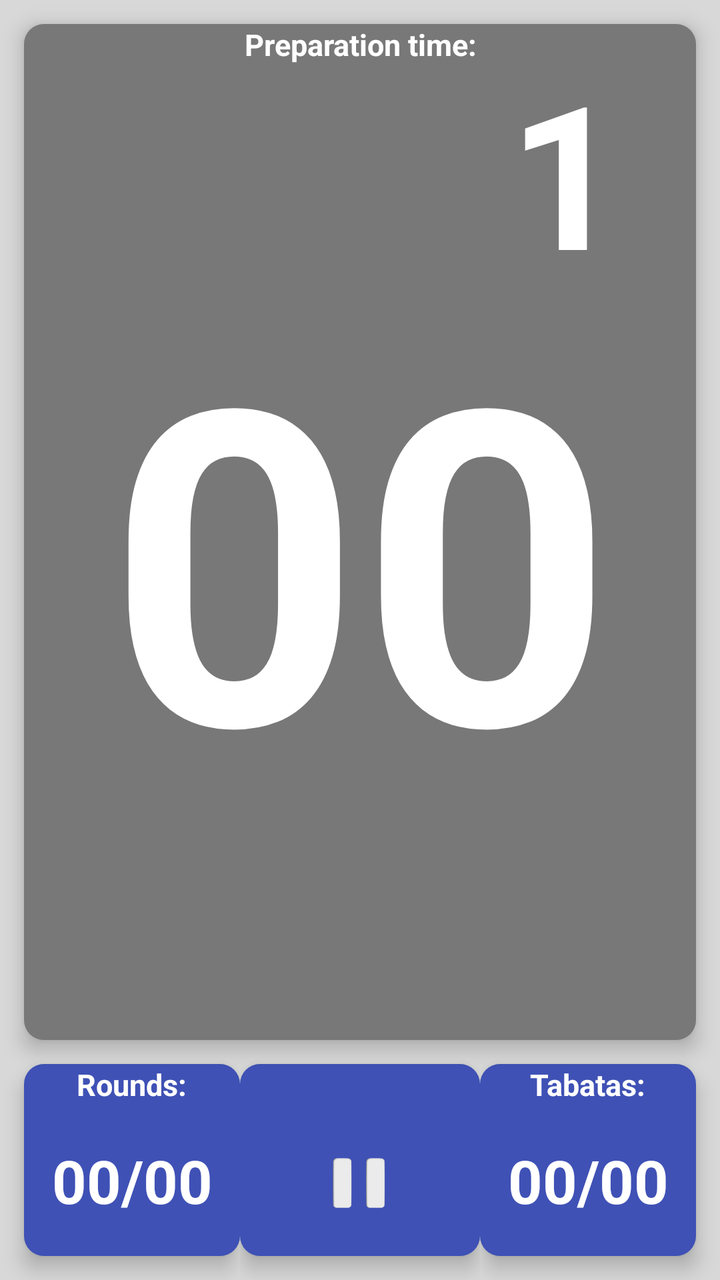
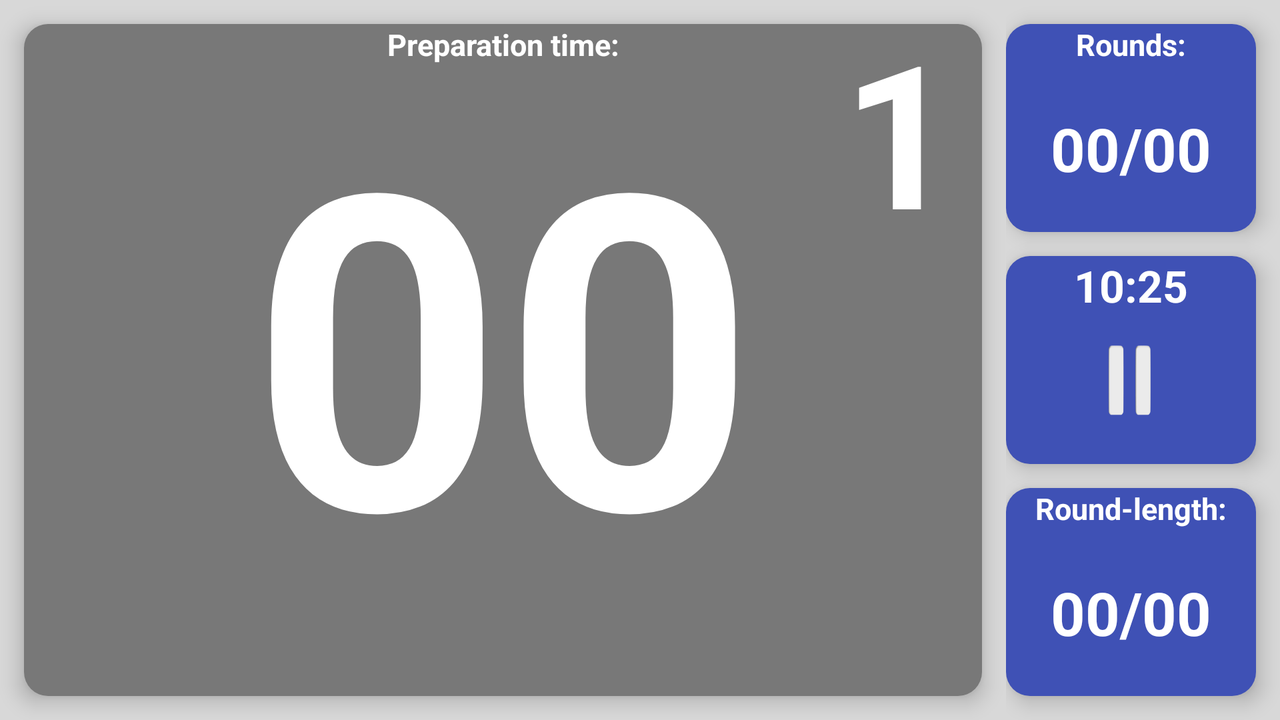

Two renders of one Android screen. The first uses the default layout on a phone; the second uses the alternative layout the repository ships for a different screen configuration, on a matching device. The two XML files are below.
<!-- AndroidManifest.xml: activity theme Theme.AppCompat.Light.NoActionBar -->
<!-- res/layout/activity_custom.xml -->
<?xml version="1.0" encoding="utf-8"?>
<LinearLayout xmlns:android="http://schemas.android.com/apk/res/android"
    xmlns:tools="http://schemas.android.com/tools"
    xmlns:app="http://schemas.android.com/apk/res-auto"
    android:clipToPadding="false"
    android:layout_width="match_parent"
    android:layout_height="match_parent"
    android:orientation="vertical"
    android:background="@drawable/background"
    tools:context="com.machy1979ii.intervaltimer.CustomActivity"
    android:id="@+id/activity_custom">

    <LinearLayout
        android:orientation="vertical"
        android:layout_width="match_parent"
        android:layout_height="match_parent">



        <LinearLayout

            android:orientation="vertical"
            android:elevation="@dimen/velikostStinu"
            android:background="@drawable/backgroundcolorcaspripravy"

            android:layout_marginLeft="@dimen/velikostMezery"
            android:layout_marginRight="@dimen/velikostMezery"
            android:layout_marginTop="@dimen/velikostMezery"

            android:layout_width="match_parent"
            android:layout_height="0dp"
            android:layout_weight="1"
            android:id="@+id/dlazdiceHlavniCas" >



            <TextView
                android:id="@+id/textViewBeziciCasNadpis"
                android:layout_width="wrap_content"
                android:layout_height="wrap_content"
                android:layout_gravity="center"
                android:gravity="center"
                android:text="@string/nadpisCasPripravy"
                android:textColor="@color/colorPisma"
                android:textSize="@dimen/velikostTextuNadpis"
                android:textStyle="bold" />

            <RelativeLayout xmlns:android="http://schemas.android.com/apk/res/android"
                android:layout_width="match_parent"
                android:layout_height="match_parent">



                <androidx.appcompat.widget.AppCompatTextView
                    android:includeFontPadding="false"
                    android:id="@+id/textViewBeziciCasCisloKola"
                    android:layout_width="wrap_content"
                    android:layout_height="wrap_content"
                    android:layout_marginLeft="@dimen/velikostMezeryPismaOdpocitavace"
                    android:layout_marginRight="@dimen/velikostMezeryPismaOdpocitavace"
                    android:layout_alignParentRight="true"
                    android:layout_alignParentTop="true"
                    android:text="1"
                    android:textColor="@color/colorPisma"
                    android:textSize="@dimen/velikostCasuOdpocitavaniCtyri"
                    android:textStyle="bold"
                    android:maxLines="1"
                    app:autoSizeTextType="uniform"
                    app:autoSizeMaxTextSize="@dimen/velikostCasuOdpocitavaniDva"
                    app:autoSizeMinTextSize="6dp"
                    app:autoSizeStepGranularity="2sp"
                    />

            <androidx.appcompat.widget.AppCompatTextView
                android:id="@+id/textViewBeziciCas"
                android:layout_width="match_parent"
                android:layout_height="match_parent"
                android:layout_marginLeft="@dimen/velikostMezeryPismaOdpocitavace"
                android:layout_marginRight="@dimen/velikostMezeryPismaOdpocitavace"
                android:gravity="center"
                android:text="00"
                android:textColor="@color/colorPisma"
                android:textSize="@dimen/velikostCasuOdpocitavaniDva"
                android:textStyle="bold"
                android:maxLines="1"
                app:autoSizeTextType="uniform"
                app:autoSizeMaxTextSize="@dimen/velikostCasuOdpocitavaniDva"
                app:autoSizeMinTextSize="6dp"
                app:autoSizeStepGranularity="2sp"
                />

            </RelativeLayout>


        </LinearLayout>



        <androidx.constraintlayout.widget.ConstraintLayout
            android:layout_width="match_parent"
            android:layout_height="wrap_content"
            android:id="@+id/dlazdicePodHlavnimCasem"
            android:orientation="horizontal">

            <androidx.constraintlayout.widget.ConstraintLayout
                android:id="@+id/dlazdicePodHlavnimCasem11"
                android:layout_width="0dp"
                android:layout_height="0dp"
                app:layout_constraintDimensionRatio="1:1"
                app:layout_constraintWidth_percent="0.333"
                app:layout_constraintStart_toStartOf="parent"
                app:layout_constraintEnd_toStartOf="@id/dlazdicePodHlavnimCasem22"
                tools:ignore="MissingConstraints">


                <LinearLayout
                    android:layout_marginTop="@dimen/velikostMezery"
                    android:layout_marginBottom="@dimen/velikostMezery"

                    android:layout_marginStart="@dimen/velikostMezery"
                    android:elevation="@dimen/velikostStinu"
                    android:layout_marginEnd="@dimen/velikostMezeryPulka"

                    android:id="@+id/dlazdicePodHlavnimCasem1"
                    android:orientation="vertical"
                    android:layout_width="match_parent"
                    android:layout_height="match_parent"
                    android:background="@drawable/backgroundmodrykulaterohy"
                    android:layout_weight="1"
                    android:onClick="showPickerNastavPocetCykluVTabate">




                    <TextView
                        android:text="@string/nadpisPocetCyklu"
                        android:textSize="@dimen/velikostTextuNadpis"
                        android:textStyle="bold"
                        android:textColor="@color/colorPisma"
                        android:layout_width="wrap_content"
                        android:layout_height="wrap_content"
                        android:layout_gravity="center"
                        android:id="@+id/textViewPocetCykluNadpis" />

                    <TextView
                        android:text="00/00"
                        android:textSize="@dimen/velikostTextuHodnoty"
                        android:textStyle="bold"
                        android:textColor="@color/colorPisma"
                        android:layout_width="match_parent"
                        android:layout_height="match_parent"
                        android:gravity="center"
                        android:id="@+id/textViewAktualniPocetCyklu"/>

                </LinearLayout>
            </androidx.constraintlayout.widget.ConstraintLayout>

            <androidx.constraintlayout.widget.ConstraintLayout
                android:id="@+id/dlazdicePodHlavnimCasem22"
                android:layout_width="0dp"
                android:layout_height="0dp"
                android:layout_marginTop="@dimen/velikostMezery"

                app:layout_constraintDimensionRatio="1:1"
                app:layout_constraintWidth_percent="0.333"
                app:layout_constraintStart_toEndOf="@id/dlazdicePodHlavnimCasem11"
                app:layout_constraintEnd_toStartOf="@id/dlazdicePodHlavnimCasem33"
                tools:ignore="MissingConstraints">
                <LinearLayout
                    android:elevation="@dimen/velikostStinu"
                    android:layout_marginTop="@dimen/velikostMezery"
                    android:layout_marginBottom="@dimen/velikostMezery"
                    android:layout_marginEnd="@dimen/velikostMezeryPulka"
                    android:layout_marginStart="@dimen/velikostMezeryPulka"
                    android:id="@+id/dlazdicePodHlavnimCasem2"
                    android:orientation="vertical"
                    android:layout_width="match_parent"
                    android:layout_height="match_parent"
                    android:layout_weight="1"
                    android:onClick="showPauseDialog"
                    android:background="@drawable/backgroundmodrykulaterohy"
                    >

                    <TextView

                        android:textStyle="bold"
                        android:textSize="@dimen/velikostTextuCelkovyCas"
                        android:textColor="@color/colorPisma"
                        android:layout_width="wrap_content"
                        android:layout_height="wrap_content"
                        android:layout_gravity="center"
                        android:id="@+id/textViewCelkovyCas" />
                    <LinearLayout
                        android:layout_height="match_parent"
                        android:layout_width="match_parent"
                        android:layout_gravity="center"
                        android:gravity="center_vertical|center_horizontal|center"
                        android:orientation="vertical">

                        <LinearLayout
                            android:id="@+id/linearLayoutPauza"
                            android:layout_height="match_parent"
                            android:layout_width="match_parent"
                            android:layout_marginEnd="@dimen/velikostMezeryPulka"
                            android:layout_marginStart="@dimen/velikostMezeryPulka"
                            android:layout_gravity="center"
                            android:background="@mipmap/pausestojatotabataactivity"
                            android:orientation="vertical">


                        </LinearLayout>
                    </LinearLayout>

                </LinearLayout>

            </androidx.constraintlayout.widget.ConstraintLayout>

            <androidx.constraintlayout.widget.ConstraintLayout
                android:id="@+id/dlazdicePodHlavnimCasem33"
                android:layout_width="0dp"
                android:layout_height="0dp"
                android:layout_marginTop="@dimen/velikostMezery"
                app:layout_constraintDimensionRatio="1:1"
                app:layout_constraintWidth_percent="0.333"
                app:layout_constraintEnd_toEndOf="parent"
                app:layout_constraintStart_toEndOf="@id/dlazdicePodHlavnimCasem22"
                tools:ignore="MissingConstraints">

                <LinearLayout
                    android:elevation="@dimen/velikostStinu"
                    android:layout_marginTop="@dimen/velikostMezery"
                    android:layout_marginBottom="@dimen/velikostMezery"
                    android:layout_marginEnd="@dimen/velikostMezery"
                    android:layout_marginStart="@dimen/velikostMezeryPulka"
                    android:id="@+id/dlazdicePodHlavnimCasem3"
                    android:orientation="vertical"
                    android:layout_width="match_parent"
                    android:layout_height="match_parent"
                    android:background="@drawable/backgroundmodrykulaterohy"
                    android:layout_weight="1"
                    android:onClick="showTimePickerDialogNastavCasKolaVCasovaci">

                    <TextView
                        android:text="@string/nadpisPocetTabat"
                        android:textSize="@dimen/velikostTextuNadpis"
                        android:textStyle="bold"
                        android:textColor="@color/colorPisma"
                        android:layout_width="wrap_content"
                        android:layout_height="wrap_content"
                        android:layout_gravity="center"
                        android:id="@+id/textViewHodnotaPoctuTabatNadpis" />

                    <TextView
                        android:text="00/00"
                        android:textSize="@dimen/velikostTextuHodnoty"
                        android:textStyle="bold"
                        android:textColor="@color/colorPisma"
                        android:layout_width="match_parent"
                        android:layout_height="match_parent"
                        android:gravity="center"
                        android:id="@+id/textViewAktualniPocetTabat"/>
                </LinearLayout>
            </androidx.constraintlayout.widget.ConstraintLayout>


        </androidx.constraintlayout.widget.ConstraintLayout>

        <FrameLayout
            android:id="@+id/ad_view_container"
            android:layout_width="match_parent"
            android:layout_height="wrap_content"
            android:layout_centerInParent="true"
            android:layout_alignParentBottom="true"
            app:layout_constraintBottom_toBottomOf="parent"
            app:layout_constraintEnd_toEndOf="parent"
            app:layout_constraintStart_toStartOf="parent"
            android:elevation="@dimen/velikostStinu"
            />




    </LinearLayout>



</LinearLayout>
<!-- resources referenced by this layout -->
<resources>
  <color name="colorPisma">#FFFFFF</color>
  <dimen name="velikostCasuOdpocitavaniCtyri">100dp</dimen>
  <dimen name="velikostCasuOdpocitavaniDva">220dp</dimen>
  <dimen name="velikostMezery">12dp</dimen>
  <dimen name="velikostMezeryPismaOdpocitavace">36dp</dimen>
  <dimen name="velikostMezeryPulka">6dp</dimen>
  <dimen name="velikostStinu">6dp</dimen>
  <dimen name="velikostTextuCelkovyCas">22dp</dimen>
  <dimen name="velikostTextuHodnoty">30dp</dimen>
  <dimen name="velikostTextuNadpis">15dp</dimen>
  <!-- drawable background (drawable) -->
  <?xml version="1.0" encoding="utf-8"?>
  <shape xmlns:android="http://schemas.android.com/apk/res/android">
      <solid android:color="#D8D8D8" />
      
  
  </shape>
  <!-- drawable backgroundcolorcaspripravy (drawable) -->
  <?xml version="1.0" encoding="utf-8"?>
  <shape xmlns:android="http://schemas.android.com/apk/res/android">
  
      <corners android:radius="@dimen/kulate_rohy" />
  
  
      <solid android:color="@color/colorCasPripravy" />
  </shape>
  <!-- drawable backgroundmodrykulaterohy (drawable) -->
  <?xml version="1.0" encoding="utf-8"?>
  <shape xmlns:android="http://schemas.android.com/apk/res/android">
      <solid android:color="@color/colorZmacknutePauzy" />
      
      <corners android:radius="@dimen/kulate_rohy" />
  </shape>
  <!-- mipmap pausestojatotabataactivity: png bitmap (mipmap-xxxhdpi, 6576 bytes) -->
  <string name="nadpisCasPripravy">Preparation time:</string>
  <string name="nadpisPocetCyklu">Rounds:</string>
  <string name="nadpisPocetTabat">Tabatas:</string>
  <dimen name="kulate_rohy">10dp</dimen>
  <color name="colorCasPripravy">#787878</color>
  <color name="colorZmacknutePauzy">#3f51b5</color>
</resources>
<!-- res/layout-land/activity_custom.xml (the repository's variant of the layout above) -->
<!-- drawn on the phone turned sideways -->
<?xml version="1.0" encoding="utf-8"?>
<LinearLayout xmlns:android="http://schemas.android.com/apk/res/android"
    android:layout_width="match_parent"
    android:layout_height="match_parent"
    xmlns:app="http://schemas.android.com/apk/res-auto"
    android:background="@drawable/background"
    android:clipToPadding="false"
    android:orientation="vertical"
    xmlns:tools="http://schemas.android.com/tools"
    tools:context="com.machy1979ii.intervaltimer.CustomActivity"
    android:id="@+id/activity_custom">

    <FrameLayout
        android:id="@+id/ad_view_container"
        android:layout_width="match_parent"
        android:layout_height="wrap_content"
        android:layout_centerInParent="true"
        android:layout_alignParentBottom="true"
        app:layout_constraintBottom_toBottomOf="parent"
        app:layout_constraintEnd_toEndOf="parent"
        app:layout_constraintStart_toStartOf="parent"
        android:elevation="@dimen/velikostStinu"
        />




    <LinearLayout
        android:layout_width="match_parent"
        android:layout_height="match_parent"
        android:orientation="horizontal">



        <LinearLayout
            android:orientation="horizontal"
            android:layout_width="match_parent"
            android:layout_height="match_parent"
            android:weightSum="9">


            <LinearLayout
                android:elevation="@dimen/velikostStinu"
                android:background="@drawable/backgroundcolorcaspripravy"
                android:layout_margin="@dimen/velikostMezery"
                android:layout_width="0dp"
                android:layout_height="match_parent"
                android:layout_weight="7"
                android:id="@+id/dlazdiceHlavniCas"
                android:weightSum="1">

                <RelativeLayout
                    android:layout_width="match_parent"
                    android:layout_height="match_parent"
                    android:id="@+id/dlazdiceHlavniCasRelativeLayout"
                    android:layout_weight="1">

                    <TextView
                        android:id="@+id/textViewBeziciCasNadpis"
                        android:layout_width="wrap_content"
                        android:layout_height="wrap_content"
                        android:layout_centerHorizontal="true"
                        android:gravity="center"
                        android:text="@string/nadpisCasPripravy"
                        android:textColor="@color/colorPisma"
                        android:textSize="@dimen/velikostTextuNadpis"
                        android:textStyle="bold" />

                <RelativeLayout xmlns:android="http://schemas.android.com/apk/res/android"
                android:layout_width="match_parent"
                android:layout_height="match_parent">



                <androidx.appcompat.widget.AppCompatTextView
                    android:includeFontPadding="false"
                    android:id="@+id/textViewBeziciCasCisloKola"
                    android:layout_width="wrap_content"
                    android:layout_height="wrap_content"
                    android:layout_marginLeft="@dimen/velikostMezeryPismaOdpocitavace"
                    android:layout_marginRight="@dimen/velikostMezeryVodorovneLandZakladniLayout"
                    android:layout_alignParentRight="true"
                    android:layout_alignParentTop="true"
                    android:text="1"
                    android:textColor="@color/colorPisma"
                    android:textSize="@dimen/velikostCasuOdpocitavaniCtyri"
                    android:textStyle="bold"
                    android:maxLines="1"
                    app:autoSizeTextType="uniform"
                    app:autoSizeMaxTextSize="@dimen/velikostCasuOdpocitavaniDva"
                    app:autoSizeMinTextSize="6dp"
                    app:autoSizeStepGranularity="2sp"
                    />

                    <androidx.appcompat.widget.AppCompatTextView
                        android:includeFontPadding="false"
                        android:id="@+id/textViewBeziciCas"
                        android:layout_width="match_parent"
                        android:layout_height="match_parent"
                        android:layout_marginLeft="@dimen/velikostMezeryPismaOdpocitavace"
                        android:layout_marginRight="@dimen/velikostMezeryPismaOdpocitavace"

                        android:gravity="center"
                        android:text="00"
                        android:textColor="@color/colorPisma"
                        android:textSize="@dimen/velikostCasuOdpocitavaniDva"
                        android:textStyle="bold"
                        android:maxLines="1"
                        app:autoSizeTextType="uniform"
                        app:autoSizeMaxTextSize="@dimen/velikostCasuOdpocitavaniDva"
                        app:autoSizeMinTextSize="6dp"
                        app:autoSizeStepGranularity="2sp"
                        />

                                </RelativeLayout>


                </RelativeLayout>
            </LinearLayout>

            <LinearLayout
                android:orientation="vertical"
                android:layout_width="0dp"
                android:layout_height="match_parent"
                android:layout_weight="2"
                android:weightSum="3"
                android:id="@+id/dlazdicePodHlavnimCasem" >




                <LinearLayout
                    android:id="@+id/dlazdicePodHlavnimCasem1"
                    android:orientation="vertical"
                    android:layout_width="match_parent"
                    android:layout_height="0dp"
                    android:layout_marginTop="@dimen/velikostMezery"
                    android:layout_marginBottom="@dimen/velikostMezery"
                    android:layout_marginRight="@dimen/velikostMezery"
                    android:background="@drawable/backgroundmodrykulaterohy"

                    android:elevation="@dimen/velikostStinu"
                    android:layout_weight="1">




                    <TextView
                        android:text="@string/nadpisPocetCyklu"
                        android:textSize="@dimen/velikostTextuNadpis"
                        android:textStyle="bold"
                        android:textColor="@color/colorPisma"
                        android:layout_width="wrap_content"
                        android:layout_height="wrap_content"
                        android:layout_gravity="center"
                        android:id="@+id/textViewPocetCykluNadpis" />

                    <TextView
                        android:text="00/00"
                        android:textSize="@dimen/velikostTextuHodnoty"
                        android:textStyle="bold"
                        android:textColor="@color/colorPisma"
                        android:layout_width="match_parent"
                        android:layout_height="match_parent"
                        android:gravity="center"
                        android:id="@+id/textViewAktualniPocetCyklu"/>

                </LinearLayout>

                <LinearLayout
                    android:id="@+id/dlazdicePodHlavnimCasem2"
                    android:orientation="vertical"
                    android:layout_width="match_parent"
                    android:layout_height="0dp"
                    android:layout_marginBottom="@dimen/velikostMezery"
                    android:layout_marginRight="@dimen/velikostMezery"

                    android:elevation="@dimen/velikostStinu"
                    android:layout_weight="1"
                    android:onClick="showPauseDialog"
                    android:background="@drawable/backgroundmodrykulaterohy">

                    <TextView

                        android:textStyle="bold"
                        android:textSize="@dimen/velikostTextuCelkovyCas"
                        android:text="10:25"
                        android:textColor="@color/colorPisma"
                        android:layout_width="wrap_content"
                        android:layout_height="wrap_content"
                        android:layout_gravity="center"
                        android:id="@+id/textViewCelkovyCas" />

                    <LinearLayout
                        android:layout_height="match_parent"
                        android:layout_width="match_parent"
                        android:layout_gravity="center"

                        android:orientation="vertical">

                        <LinearLayout
                            android:id="@+id/linearLayoutPauza"
                            android:layout_height="match_parent"
                            android:layout_width="match_parent"
                            android:background="@mipmap/pauselezatotabataactivity"
                            android:layout_gravity="center"
                            android:orientation="vertical">





                        </LinearLayout>
                    </LinearLayout>
                </LinearLayout>

                <LinearLayout
                    android:id="@+id/dlazdicePodHlavnimCasem3"
                    android:orientation="vertical"
                    android:layout_width="match_parent"
                    android:layout_height="0dp"
                    android:background="@drawable/backgroundmodrykulaterohy"
                    android:layout_marginRight="@dimen/velikostMezery"
                    android:layout_marginBottom="@dimen/velikostMezery"

                    android:elevation="@dimen/velikostStinu"
                    android:layout_weight="1">

                    <TextView
                        android:text="@string/nadpisPocetTabatC"
                        android:textSize="@dimen/velikostTextuNadpis"
                        android:textStyle="bold"
                        android:textColor="@color/colorPisma"
                        android:layout_width="wrap_content"
                        android:layout_height="wrap_content"
                        android:layout_gravity="center"
                        android:id="@+id/textViewHodnotaPoctuTabatNadpis" />

                    <TextView
                        android:text="00/00"
                        android:textSize="@dimen/velikostTextuHodnoty"
                        android:textStyle="bold"
                        android:textColor="@color/colorPisma"
                        android:layout_width="match_parent"
                        android:layout_height="match_parent"
                        android:gravity="center"
                        android:id="@+id/textViewAktualniPocetTabat"/>
                </LinearLayout>


            </LinearLayout>



        </LinearLayout>

    </LinearLayout>



</LinearLayout>
<!-- resources referenced by the variant -->
<!-- as the phone turned sideways resolves them -->
<resources>
  <color name="colorPisma">#FFFFFF</color>
  <dimen name="velikostCasuOdpocitavaniCtyri">100dp</dimen>
  <dimen name="velikostCasuOdpocitavaniDva">220dp</dimen>
  <!-- from res/values-w600dp-land/ -->
  <dimen name="velikostMezery">12dp</dimen>
  <!-- from res/values-w600dp-land/ -->
  <dimen name="velikostMezeryPismaOdpocitavace">108dp</dimen>
  <dimen name="velikostMezeryVodorovneLandZakladniLayout">12dp</dimen>
  <dimen name="velikostStinu">6dp</dimen>
  <dimen name="velikostTextuCelkovyCas">22dp</dimen>
  <dimen name="velikostTextuHodnoty">30dp</dimen>
  <dimen name="velikostTextuNadpis">15dp</dimen>
  <!-- drawable background (drawable) -->
  <?xml version="1.0" encoding="utf-8"?>
  <shape xmlns:android="http://schemas.android.com/apk/res/android">
      <solid android:color="#D8D8D8" />
      
  
  </shape>
  <!-- drawable backgroundcolorcaspripravy (drawable) -->
  <?xml version="1.0" encoding="utf-8"?>
  <shape xmlns:android="http://schemas.android.com/apk/res/android">
  
      <corners android:radius="@dimen/kulate_rohy" />
  
  
      <solid android:color="@color/colorCasPripravy" />
  </shape>
  <!-- drawable backgroundmodrykulaterohy (drawable) -->
  <?xml version="1.0" encoding="utf-8"?>
  <shape xmlns:android="http://schemas.android.com/apk/res/android">
      <solid android:color="@color/colorZmacknutePauzy" />
      
      <corners android:radius="@dimen/kulate_rohy" />
  </shape>
  <!-- mipmap pauselezatotabataactivity: png bitmap (mipmap-xxxhdpi, 10163 bytes) -->
  <string name="nadpisCasPripravy">Preparation time:</string>
  <string name="nadpisPocetCyklu">Rounds:</string>
  <string name="nadpisPocetTabatC">Round-length:</string>
  <!-- from res/values-w600dp-land/ -->
  <dimen name="kulate_rohy">12dp</dimen>
  <color name="colorCasPripravy">#787878</color>
  <color name="colorZmacknutePauzy">#3f51b5</color>
</resources>
